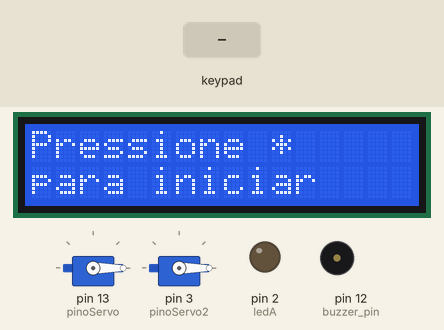
Simulated run of this sketch. Board: Arduino Uno, built with avr-gcc and run on an emulated ATmega328P. On the bench: 2 × servo, 16×2 character LCD, output pins drawn as LEDs (lit = HIGH), buzzer (waves = sounding). The inputs (shaded band) are chosen by the test bench.

Above: at 2.7 s.
2.8 s: key '*' pressed
At 3.8 s:
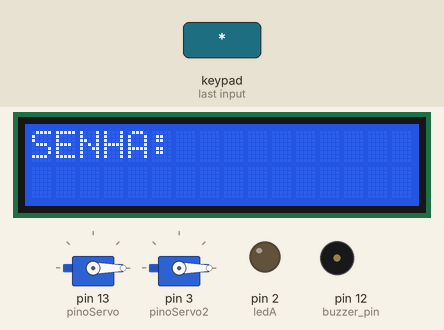
4.3 s: keypad keys 3 A 6 B pressed 0.4 s apart
At 5.9 s:
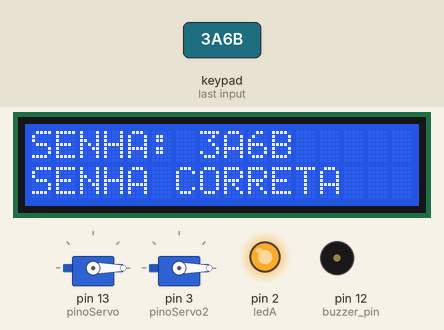
At 6.6 s:
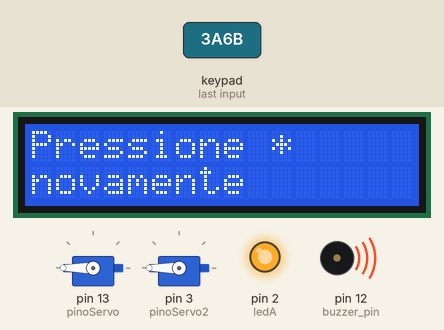
Timing chart, 0 to 15.7 s (numbered marks = the images above; inputs shaded):
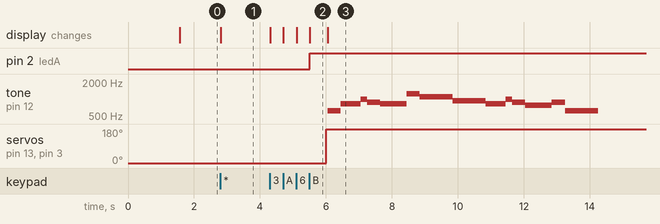

The sketch:

SafeBoxCode.ino
```cpp
#include <Keypad.h>
#include <Servo.h>
#include <LiquidCrystal.h>

struct MusicStruct {
  int A = 550;
  int As = 582;
  int B = 617;
  int C = 654;
  int Cs = 693;
  int D = 734;
  int Ds = 777;
  int E = 824;
  int F = 873;
  int Fs = 925;
  int G = 980;
  int Gs = 1003;
  int A2 = 1100;
  int A2s = 1165;
  int B2 = 1234;
  int C3 = 1308;
  int C3s = 1385;
  int D3 = 1555;
}Music;

struct LengthStruct {
  float half = 0.5;
  float one = 1.0;
  float one_half = 1.5;
  float two = 2.0;
  float two_half = 2.5;
}Length;

int tempo = 400;


LiquidCrystal lcd (A0, A1, A2, A3, A4, A5);

int pinoServo = 13;
int pinoServo2 = 3;
String senha ="3A6B";
String fecharsenha= "1234";
String buf = "";
Servo s, s2;
int i =0;
int ledA = 2;
int ledV = 1;
int buzzer_pin = 12;

const byte ROWS = 4;
const byte COLS = 4;
char keys [ROWS] [COLS] =
 {
  {'1','2','3','A'},
  {'4','5','6','B'},
  {'7','8','9','C'},
  {'*','0','#','D'}
};

byte rowPins [ROWS] = {11, 10, 9, 8};
byte colPins [COLS] = {7, 6, 5, 4};
Keypad keypad = Keypad (makeKeymap (keys),
                              rowPins, colPins, ROWS, COLS);

void setup()
{
 Serial.begin(9600);
 s.attach(pinoServo);
 s2.attach(pinoServo2);
 s.write(0);
 s2.write(0);
 pinMode(ledA, OUTPUT);
 pinMode(ledV, OUTPUT);
 pinMode(buzzer_pin, OUTPUT);
 lcd.begin(16,2);
 lcd.setCursor(0,0);
 lcd.print("CARREGANDO...");
 delay(1500);
 lcd.setCursor(0,0);
 lcd.print("Pressione *  ");
 lcd.setCursor(0,1);
 lcd.print("para iniciar ");
}

void setTone(int pin, int note, int duration) {
  tone(pin, note, duration);
  delay(duration);
  noTone(pin);
}

void loop()
{
char key = keypad.getKey();
 if (key != NO_KEY) {
   if (key == '*'){
     i = 0;
     lcd.clear();
     buf = "";
     password();
 }
 }
}

void password(){
  while(i<4){
  lcd.setCursor(0,0);
  lcd.print("SENHA: ");

  char key = keypad.getKey();
    if(key != NO_KEY){
    buf+= key;
      lcd.print(buf);
    i++;
    }
  }
  if(buf == senha){
  lcd.setCursor(0,1);
  lcd.print("SENHA CORRETA");
    digitalWrite(ledA, HIGH);
    delay(500);
    s.write(180);
    s2.write(180);
    delay(30);

    lcd.clear();
    lcd.setCursor(0,0);
    lcd.print("Pressione *");
    lcd.setCursor(0,1);
    lcd.print("novamente ");

    setTone(buzzer_pin, Music.B, tempo * Length.one);
  setTone(buzzer_pin, Music.E, tempo * Length.one_half);
  setTone(buzzer_pin, Music.G, tempo * Length.half);
  setTone(buzzer_pin, Music.F, tempo * Length.one);
  setTone(buzzer_pin, Music.E, tempo * Length.two);
  setTone(buzzer_pin, Music.B2, tempo * Length.one);
  setTone(buzzer_pin, Music.A2, tempo * Length.two_half);
  setTone(buzzer_pin, Music.Fs, tempo * Length.two_half);

  setTone(buzzer_pin, Music.E, tempo * Length.one_half);
  setTone(buzzer_pin, Music.G, tempo * Length.half);
  setTone(buzzer_pin, Music.F, tempo * Length.one);
  setTone(buzzer_pin, Music.Ds, tempo * Length.two);
  setTone(buzzer_pin, Music.F, tempo * Length.one);
  setTone(buzzer_pin, Music.B, tempo * Length.two_half);
  //delay(500000);
  }
  else if(buf == fecharsenha){
    s.write(0);
    s2.write(0);
    lcd.clear();
    lcd.setCursor(0,0);
    delay(2500);
    digitalWrite(ledA, LOW);
    lcd.print("Pressione *");
    lcd.setCursor(0,1);
    lcd.print("");
  }
  else{
  lcd.setCursor(0,0);
  lcd.print("Pressione *");
    lcd.setCursor(0,1);
  lcd.print("SENHA INCORRETA ");
    tone(buzzer_pin, 261, 600);
    delay(900);
    delay(3500);
    lcd.setCursor(0,0);
  lcd.print("Pressione *");
    lcd.setCursor(0,1);
  lcd.print("TENTE NOVAMENTE ");
    digitalWrite(ledV, HIGH);
    delay(1000);
    digitalWrite(ledV, LOW);
  }
}
```

Measured:
- after the input at 2.8 s, the display: changes at once (image 1)
- after the input at 4.3 s, pin 2 (ledA): LOW → HIGH after 1.2 s; tone on pin 12 (buzzer_pin): plays 617 Hz for 0.40 s, 824 Hz for 0.60 s, 980 Hz for 0.20 s, 873 Hz for 0.40 s, 824 Hz for 0.80 s, 1234 Hz for 0.40 s … (14 notes in this stretch), starting after 1.7 s
- what the display in image 2 shows lasts 0.5 s, from 5.5 s to 6.0 s
